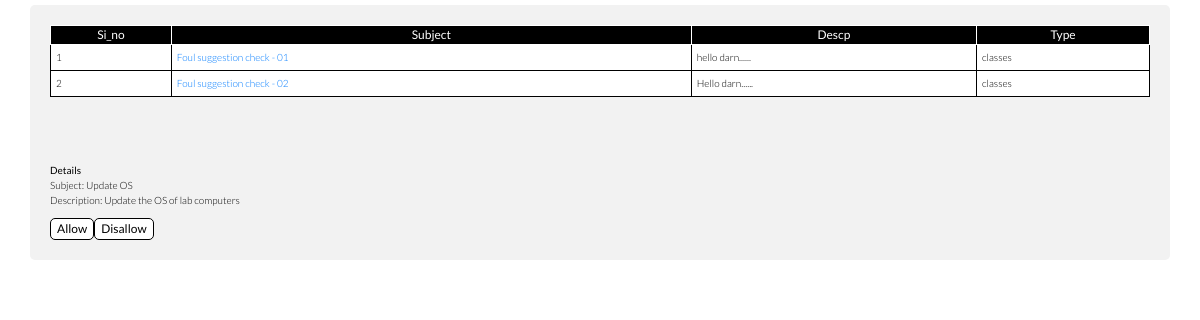
Page /App/admin/queryengine04.php?p=1328604326 on the committed database.
### tables this page shows
CREATE TABLE `suggestions` (
  `usn` varchar(10) NOT NULL,
  `sub` varchar(50) DEFAULT NULL,
  `descp` varchar(500) DEFAULT NULL,
  `tos` varchar(15) DEFAULT NULL,
  `sug` varchar(10) NOT NULL,
  `ver` varchar(1) DEFAULT NULL,
  `reply` varchar(200) DEFAULT NULL
);

### App/admin/queryengine04.php (the view, shortened to what this page needs)
<!DOCTYPE html>
<html>
<head>
<link rel="icon" href="stylesheets/bitlogo.png" type="image/x-icon">
<link rel="stylesheet" href="./stylesheets/bootstrap.min.css">
<link rel="stylesheet" href="./stylesheets/main.css">
<link rel="stylesheet" href="https://cdnjs.cloudflare.com/ajax/libs/font-awesome/4.7.0/css/font-awesome.min.css">
<link href="https://cdn.bootcss.com/tether/1.3.2/css/tether.min.css" rel="stylesheet">
<link href="https://cdn.bootcss.com/bootstrap/4.0.0-alpha.2/css/bootstrap.min.css" rel="stylesheet">
<link rel="stylesheet" href="./stylesheets/main.css">
<link rel="stylesheet" type="text/css" href="./color_schemes">
<link rel='icon' href='./stylesheets/Bangalore_Institute_of_Technology_logo' type='image/x-icon'/ >
</head>
<body onload="script:color_check();">
<div class="container">
  <div class="row">
    <div class="col-md-12">
      <?php
        $conn = new mysqli($servername, $username, $password, $dbname);
        $sql = "SELECT sub, descp, tos, sug
            from suggestions where ver = 5 ";
        $result = $conn->query($sql);
        if ($result->num_rows > 0) {
            echo "<table style=\"background-color: bisque;\">
            <tr style=\"background-color: black; color: white;\">
            <th>Si_no</th>
            <th>Subject</th>
            <th>Descp</th>
            <th>Type</th>
            </tr>";
            $i=1;
            while($row = $result->fetch_assoc() and $i<=10) {
                echo "<tr>";
                echo "<td>" . $i . "</td>";
                echo "<td>" . "<a href=\"queryengine04.php?q=$q&p=$row[sug]\">".$row['sub'] ."</a>" . "</td>";
                echo "<td>" . substr($row['descp'],0,10).  "......</td>";
                echo "<td>" . $row['tos'] . "</td>";
                echo "</tr>";
                $i = $i+1;
            }
            echo "</table>";
        } else {
            echo "0 results";
        }
      ?>
    </div>
  </div>
  <div class="row" style="display: grid">
  <br><hr><br>
    <div class="col-md-6">
      <p id="demo3" style="color:black;">
      <br>
        <?php
          if(isset($_GET['p'])){
            $sug = $_GET['p'];
            $q=$_GET['q'];
            echo "<strong>Details</strong>";
            $conn = new mysqli($servername, $username, $password, $dbname);
            $sql = "SELECT sub, descp, tos, sug from suggestions where sug=$sug ";
            $result = $conn->query($sql);
            if ($result->num_rows > 0) {
              if($row = $result->fetch_assoc()){
                echo "<br>Subject: $row[sub]";
                echo "<br>Description: $row[descp] ";
              }
            } else {
                echo "0 results";
            }
          }
        ?>
      </p>
    </div>
    <div class="col-md-6">
      <?php
      if(isset($sug)){
        echo "<button onclick=\"displayDate1('$sug',  '$q')\">Allow</button>";
        echo "<button onclick=\"displayDate2('$sug', '$q')\">Disallow</button>";
      }
      ?>
    </div>
  </div>
</div>
</body>
</html>

### App/admin/stylesheets/main.css (style rules this page uses)
* { font-family: 'Lato', sans-serif; font-weight: 300; }
button { background: white; color:black; border-radius: 5px; border:1px solid black; font-size: larger; font-weight: bolder; }
table { width: 100%; border-collapse: collapse; text-align: left; }
table,td { border: 1px solid black; padding: 5px; }
td { background: white; color: black; }
th { text-align: center; background: black; color: white; font-size: larger; font-weight: bolder; border: 1px solid white; }

### App/admin/queryengine04.php (style rules this page uses)
body { font-family: Arial, Helvetica, sans-serif; }
* { box-sizing: border-box; }
.container { border-radius: 5px; background-color: #f2f2f2; padding: 20px; }

### rows in the picture
suggestions: sub "Foul suggestion check - 01", descp "hello darn", tos "classes"
suggestions: sub "Foul suggestion check - 02", descp "Hello darn", tos "classes"
suggestions: sub "Update OS", descp "Update the OS of lab computers"
